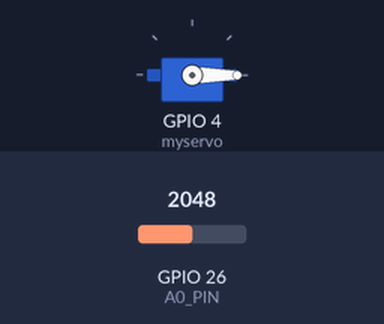
Bench run of a sketch on a simulated ESP32. On the bench: servo. The test bench sets the inputs (shaded band); at power-on: GPIO 26 (A0_PIN) = 2048. What the sketch prints to the serial monitor is not drawn.

Above: at 1.8 s.
1.9 s: GPIO 26 (A0_PIN) set to 3948
3.4 s: GPIO 26 (A0_PIN) set to 4048
At 3.9 s:
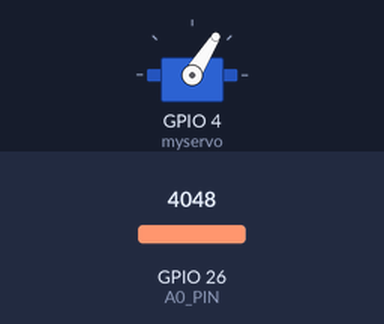
At 5.3 s:
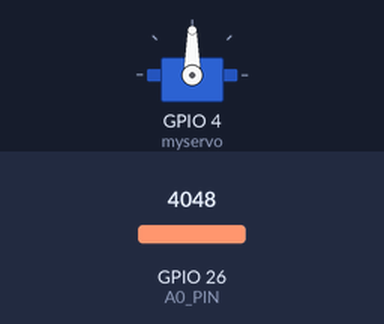
Timing chart, 0 to 6.8 s (numbered marks = the images above; inputs shaded):
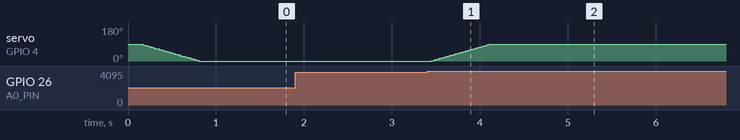

Measured:
- the behaviour switches between 3999 and 4000 on GPIO 26 (A0_PIN) (found by bisection; images 0 and 1)
- after the input at 1.9 s, every drawn part: stays the same
- after the input at 3.4 s, servo on GPIO 4 (myservo): moves from 0° to 90° over 0.66 s, starting after 0.05 s

The sketch:

ESP32_-_C_M_BI_N_M_A_-_SERVO.ino
```cpp
// #include <WiFi.h>
// #include <ESP32Servo.h>
// #include <WebServer.h>

// #define POWER_PIN 32  // Pin for rain sensor power
// #define A0_PIN 26     // Pin for rain sensor signal

// Servo myservo;

// int pos = 0; // Servo position
// bool hasRun = false; // Biến kiểm soát để đảm bảo chỉ chạy một lần

// // WiFi credentials
// const char* ssid = "Ngọ Văn Trọng";
// const char* password = "13082003";

// // WebServer
// WebServer server(80);

// // Function to connect to Wi-Fi
// void setupWiFi() {
//   delay(10);
//   Serial.println("Connecting to WiFi...");
//   WiFi.begin(ssid, password);
//   while (WiFi.status() != WL_CONNECTED) {
//     delay(1000);
//     Serial.print(".");
//   }
//   Serial.println("\nConnected to WiFi");
//   Serial.print("ESP32 IP Address: ");
//   Serial.println(WiFi.localIP());
// }

// // Handle root URL (index page)
// void handleRoot() {

// String page = "<html><head><title>Control Window</title></head><body>";
//   page += "<p><a href='/open'>Open</a></p>";
//   page += "<p><a href='/close'>Close</a></p>";

//   page += "</body></html>";
//   server.send(200, "text/html", page);
// }

// // Handle open door request
// void handleOpen() {
//   openDoor();
//   server.send(200, "text/plain", "Open");
// }

// // Handle close door request
// void handleClose() {
//   closeDoor();
//   server.send(200, "text/plain", "Close");
// }

// // Open door function (move servo to open position)
// void openDoor() {
//   Serial.println("Opening door...");
//   for (pos = 0; pos <= 90; pos += 2) {
//     myservo.write(pos);
//     delay(15);
//   }
//   Serial.println("Door opened!");
// }

// // Close door function (move servo to close position)
// void closeDoor() {
//   Serial.println("Closing door...");
//   for (pos = 90; pos >= 0; pos -= 2) {
//     myservo.write(pos);
//     delay(15);
//   }
//   Serial.println("Door closed!");
// }

// void setup() {
//   myservo.attach(4);  // Attach the servo motor to pin 4
//   myservo.write(0);   // Set the initial position of the servo
//   pinMode(POWER_PIN, OUTPUT);  // Rain sensor power pin
//   Serial.begin(9600);  // Start serial communication

//   setupWiFi();
//   server.on("/", HTTP_GET, handleRoot);
//   server.on("/open", HTTP_GET, handleOpen);
//   server.on("/close", HTTP_GET, handleClose);

//   server.begin();  // Start web server
// }

// // Loop function
// void loop() {
//   server.handleClient();

//     // Bật cảm biến mưa và đọc giá trị
//   digitalWrite(POWER_PIN, HIGH); // Cấp nguồn cho cảm biến mưa
//   delay(100);                     // Chờ ổn định
//   int rain_value = analogRead(A0_PIN); // Đọc giá trị mưa
//   digitalWrite(POWER_PIN, LOW);  // Tắt nguồn cảm biến để tiết kiệm năng lượng
//   Serial.println(rain_value);    // In giá trị ra Serial Monitor để debug

//   // Kiểm tra giá trị mưa
//   if (!hasRun && rain_value <= 3600) {
//     // Mở cửa: Quay servo đến 90 độ
//     for (pos = 0; pos <= 90; pos += 2) { // goes from 0 degrees to 180 degrees
//       // in steps of 1 degree
//       myservo.write(pos);              // tell servo to go to position in variable 'pos'
//       delay(15);                       // waits 15ms for the servo to reach the position
//        Serial.println("Cửa đã mở");
//     }
//     delay(2000);
//     for (pos = 90; pos >= 0; pos -= 2) { // goes from 180 degrees to 0 degrees
//       myservo.write(pos);              // tell servo to go to position in variable 'pos'
//       delay(15);                       // waits 15ms for the servo to reach the position
//        Serial.println("Cửa đã đóng");
//     }

//     hasRun = true;              // Đánh dấu là đã thực hiện xong
//   }

//   delay(500); // Dừng một chút trước khi lặp lại
// }

#include <ESP32Servo.h>

#define POWER_PIN 32  // Chân cấp nguồn cho cảm biến mưa
#define A0_PIN 26     // Chân đọc tín hiệu từ cảm biến mưa

Servo myservo;       // Tạo đối tượng servo
int pos = 90;         // Biến lưu vị trí servo (mở cửa ở 90 độ)
bool isDoorOpen = true; // Biến trạng thái cửa (true: mở, false: đóng)

void setup() {
  myservo.attach(4);        // Gắn servo vào chân GPIO4
  myservo.write(90);        // Đặt servo ở vị trí ban đầu (90 độ - cửa MỞ)
  pinMode(POWER_PIN, OUTPUT); // Cấu hình chân cấp nguồn cho cảm biến mưa
  Serial.begin(9600);         // Khởi động giao tiếp Serial để debug
}

void loop() {
  // Bật cảm biến mưa và đọc giá trị
  digitalWrite(POWER_PIN, HIGH); // Cấp nguồn cho cảm biến mưa
  delay(100);                     // Chờ ổn định
  int rain_value = analogRead(A0_PIN); // Đọc giá trị mưa
  digitalWrite(POWER_PIN, LOW);  // Tắt nguồn cảm biến để tiết kiệm năng lượng
  Serial.println(rain_value);    // In giá trị ra Serial Monitor để debug

  // Kiểm tra nếu có mưa (rain_value <= 3600) và cửa chưa đóng
  if (rain_value <= 3600 && isDoorOpen) {
    Serial.println("Cảm biến phát hiện mưa và cửa chưa đóng, bắt đầu đóng cửa...");
    for (pos = 90; pos >= 0; pos -= 2) { // Giảm từ 90 độ về 0 độ (đóng cửa)
      myservo.write(pos);              // Điều khiển servo đóng cửa
      delay(15);                       // Chờ servo di chuyển
    }
    isDoorOpen = false; // Đánh dấu cửa đã đóng
    Serial.println("Cửa đã đóng!");
  }
  // Kiểm tra nếu mưa đã hết (rain_value >= 4000) và cửa chưa mở
  else if (rain_value >= 4000 && !isDoorOpen) {
    Serial.println("Cảm biến phát hiện trời khô ráo, bắt đầu mở cửa...");
    for (pos = 0; pos <= 90; pos += 2) { // Tăng từ 0 độ về 90 độ (mở cửa)
      myservo.write(pos);              // Điều khiển servo mở cửa
      delay(15);                       // Chờ servo di chuyển
    }
    isDoorOpen = true; // Đánh dấu cửa đã mở
    Serial.println("Cửa đã mở!");
  }

  delay(100); // Dừng một chút trước khi lặp lại
}
```
